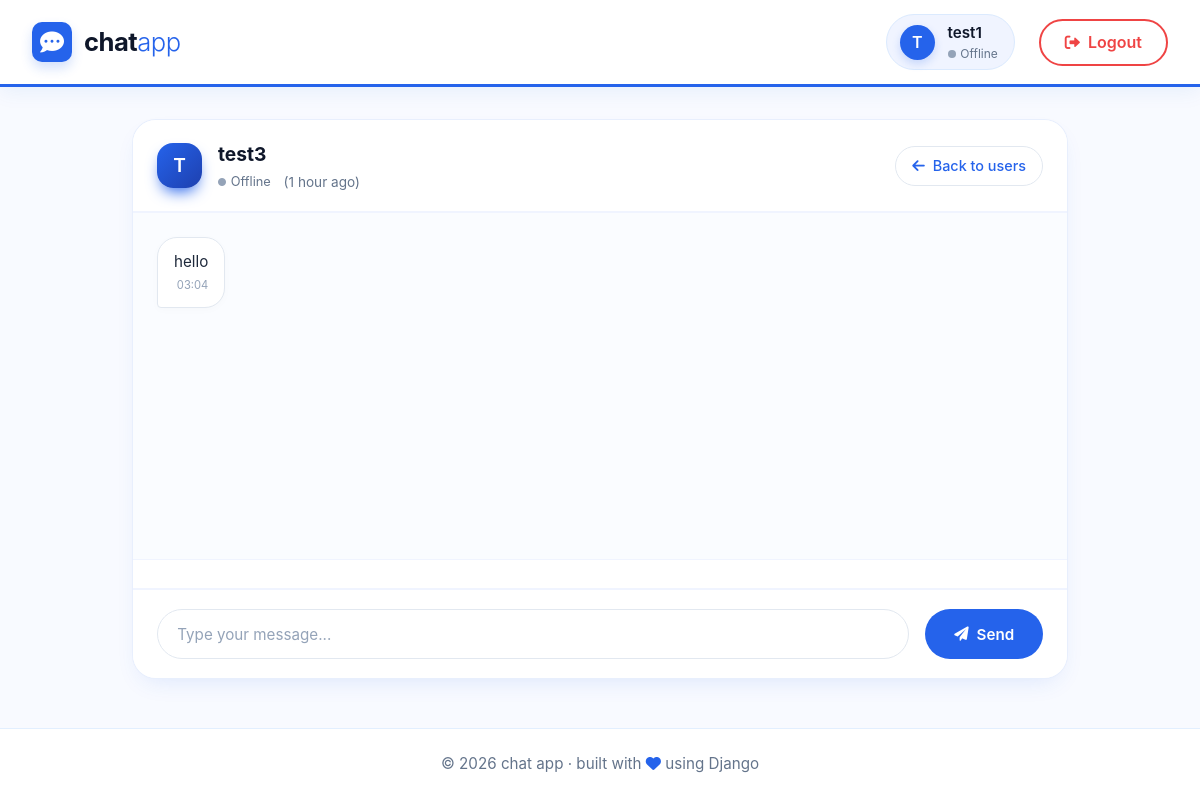
The app's page /chat/test3/ (signed in) with its own data.
### accounts/models.py (models this page shows, shortened)
class CustomUser(AbstractUser):
    email = models.EmailField(unique=True)
    username = models.CharField(max_length=150, unique=True)
    is_online = models.BooleanField(default=False)
    last_seen = models.DateTimeField(null=True, blank=True)
    USERNAME_FIELD = 'username'
    REQUIRED_FIELDS = ['email']

### chat/models.py (models this page shows, shortened)
class Message(models.Model):
    sender = models.ForeignKey(
        settings.AUTH_USER_MODEL,
        on_delete=models.CASCADE,
        related_name='sent_messages'
    )
    receiver = models.ForeignKey(
        settings.AUTH_USER_MODEL,
        on_delete=models.CASCADE,
        related_name='received_messages'
    )
    content = models.TextField()
    timestamp = models.DateTimeField(auto_now_add=True)
    is_read = models.BooleanField(default=False)

### chat/views.py (the view)
# urls.py: path('chat/<str:username>/', views.chat, name='chat'),
@login_required
def chat(request, username):
    other_user = get_object_or_404(CustomUser, username=username)
    messages = Message.objects.filter(
        Q(sender=request.user, receiver=other_user) |
        Q(sender=other_user, receiver=request.user)
    ).select_related('sender', 'receiver').order_by("timestamp")
    return render(request, "chat.html", {
        "other_user": other_user,
        "messages": messages
    })

### templates/chat.html (shortened to what this page needs)
<!DOCTYPE html>
<html lang="en">
<head>
    <link rel="stylesheet" href="https://cdnjs.cloudflare.com/ajax/libs/font-awesome/6.0.0-beta3/css/all.min.css">
</head>
<body>
<nav class="navbar">
    <div class="logo-area">
        <div class="logo-icon">
            <i class="fas fa-comment-dots"></i>
        </div>
        <div class="logo-text">chat<span>app</span></div>
    </div>
    <div class="user-menu">
        <div class="user-info">
            <div class="user-avatar">
                {{ request.user.username|first|upper }}
            </div>
            <div class="user-details">
                <span class="user-name">{{ request.user.username }}</span>
                <span class="user-status">
                    {% if request.user.is_online %}
                        <span class="status-dot"></span>
                        <span class="status-text">Online</span>
                    {% else %}
                        <span class="status-dot" style="background: #94a3b8;"></span>
                        <span class="status-text" style="color: #64748b;">Offline</span>
                    {% endif %}
                </span>
            </div>
        </div>
        <a href="{% url 'logout' %}" class="btn-logout">
            <i class="fas fa-sign-out-alt"></i> Logout
        </a>
    </div>
</nav>
<div class="container">
    <div class="chat-card">
        <div class="chat-header">
            <div class="chat-user-info">
                <div class="chat-avatar">
                    {{ other_user.username|first|upper }}
                </div>
                <div class="chat-user-details">
                    <h2>{{ other_user.username }}</h2>
                    <div class="chat-user-status">
                        {% if other_user.is_online %}
                            <i class="fas fa-circle" style="color: #10b981;"></i>
                            <span style="color: #10b981;">Online</span>
                        {% else %}
                            <i class="fas fa-circle" style="color: #94a3b8;"></i>
                            <span style="color: #64748b;">Offline</span>
                            {% if other_user.last_seen %}
                                <span style="color: #64748b; margin-left: 0.5rem; font-size: 0.85rem;">({{ other_user.last_seen|timesince }} ago)</span>
                            {% endif %}
                        {% endif %}
                    </div>
                </div>
            </div>
            <a href="{% url 'user_list' %}" class="back-link">
                <i class="fas fa-arrow-left"></i> Back to users
            </a>
        </div>
        <div id="chat-box" class="chat-box">
            {% for message in messages %}
                <div class="message {% if message.sender == request.user %}sent{% else %}received{% endif %}"
                     data-message-id="{{ message.id }}"
                     data-sender="{{ message.sender.username }}">
                    <div class="message-content">{{ message.content }}</div>
                    <div class="message-time">
                        {{ message.timestamp|time:"H:i" }}
                    </div>
                </div>
            {% empty %}
                <div class="empty-chat">
                    <i class="fas fa-comments"></i>
                    <h3>No messages yet</h3>
                    <p>Say hello to {{ other_user.username }}!</p>
                </div>
            {% endfor %}
        </div>
        <div id="typing-indicator" class="typing-indicator"></div>
        <div class="chat-input-area">
            <div class="input-wrapper">
                <input type="text" id="message-input" placeholder="Type your message...">
            </div>
            <button id="send-btn">
                <i class="fas fa-paper-plane"></i> Send
            </button>
        </div>
    </div>
</div>
<footer class="footer">
    <p>© {% now "Y" %} chat app · built with <i class="fas fa-heart"></i> using Django</p>
</footer>
</body>
</html>

### records on screen
CustomUser: user.username|first "T", user.username "test1"
CustomUser: username|first "T", username "test3", last_seen "1 hour"
Message: content "hello", timestamp "03:04"
